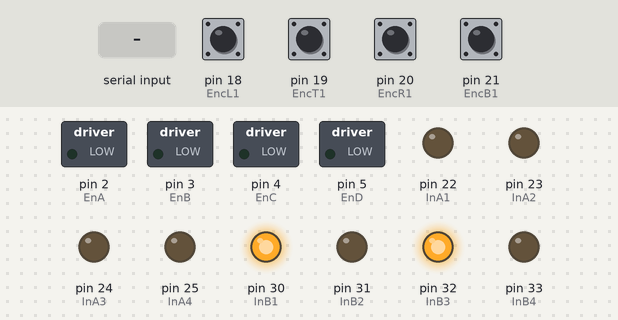
The sketch below on a simulated Arduino Mega 2560, built with avr-gcc and run on an emulated ATmega2560. Shown: switched loads named in the sketch (green lamp = pin HIGH), output pins drawn as LEDs (lit = HIGH). Inputs (shaded band) come from the test bench; at power-on: pin 18 (EncL1), pin 19 (EncT1), pin 20 (EncR1), pin 21 (EncB1) HIGH. What the sketch prints to the serial monitor is not drawn.

Above: at 1.2 s.
1.3 s: "90,45\n" received over Serial
At 1.8 s:
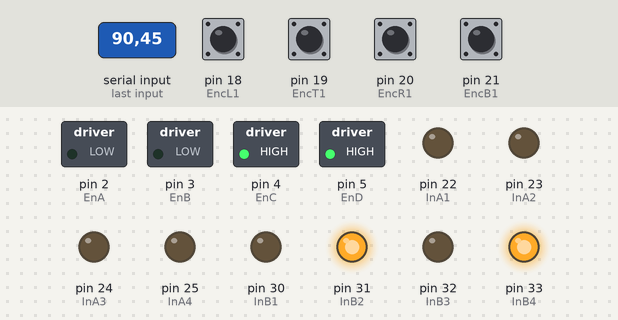
2.8 s: byte 10 ('\n') received over Serial
At 3.5 s:
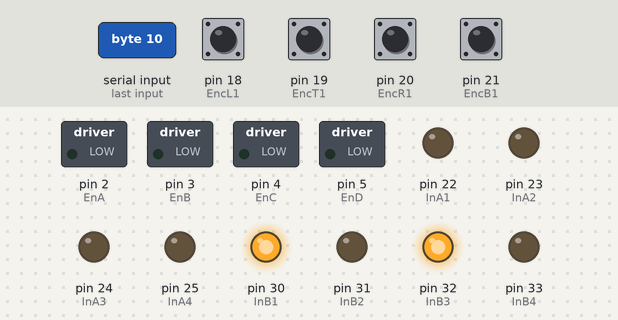
4.3 s: "5\n" received over Serial
At 5.5 s:
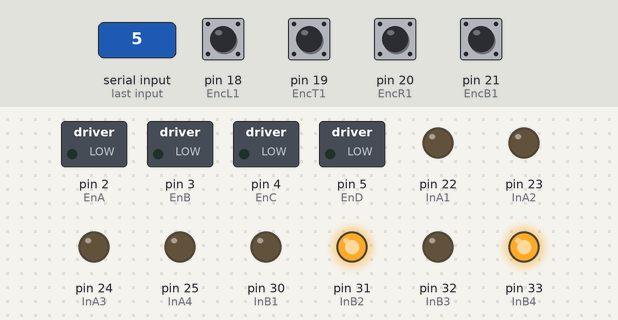
5.8 s: "30,150\n" received over Serial
At 6.4 s:
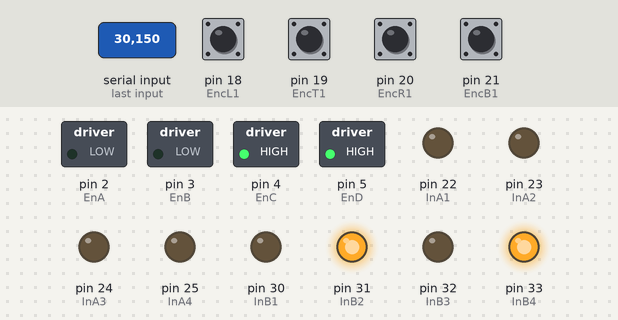
7.3 s: "90\n" received over Serial
At 8.0 s:
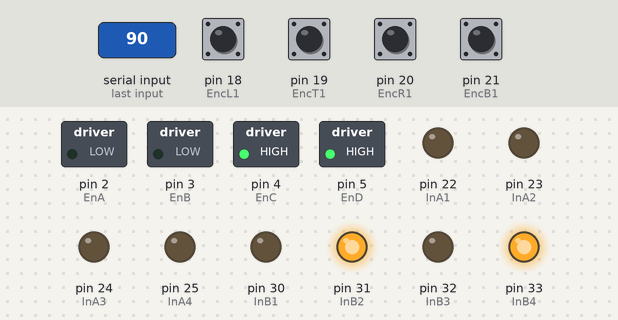
Timing chart, 0 to 9.8 s (numbered marks = the images above; inputs shaded):
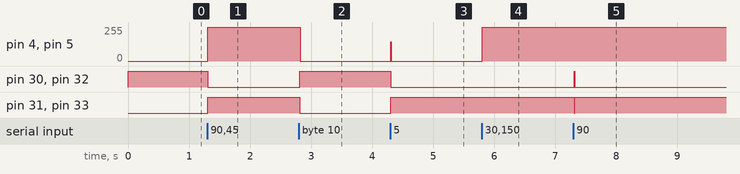

The sketch:

Omni_Drive.ino
```cpp
#include <PIDController.h>

volatile long int left_encoder_pos = 0;
volatile long int right_encoder_pos = 0;
volatile long int top_encoder_pos = 0;
volatile long int bottom_encoder_pos = 0;

PIDController pos_pid_left;
PIDController pos_pid_right;
PIDController pos_pid_top;
PIDController pos_pid_bottom;

unsigned int integerValue=0;  // Max value is 65535
char incomingByte;

//motor garbage
#define EnA 2
#define EnB 3
#define EnC 4
#define EnD 5

//top and bottom
#define InB1 30
#define InB2 31
#define InB3 32
#define InB4 33

//left and right
#define InA1 22
#define InA2 23
#define InA3 24
#define InA4 25

//encoder garbage
#define EncL1 18  //left motor
#define EncL2 40
#define EncT1 19  //top motor
#define EncT2 41
#define EncR1 20  //right motor
#define EncR2 42
#define EncB1 21  //bottom motor
#define EncB2 43

int leftSpeed = 255;
int rightSpeed = 255;
int topSpeed = 255;
int bottomSpeed = 255;

int wait = 1000;
int normalSpeed = 255;
int distance = 100;

void setup() {
  Serial.begin(9600);
  Serial.println("starting...");

  //initializing motors
  pinMode(EnA, OUTPUT);
  pinMode(EnB, OUTPUT);
  pinMode(EnC, OUTPUT);
  pinMode(EnD, OUTPUT);

  pinMode(InA1, OUTPUT);
  pinMode(InA2, OUTPUT);
  pinMode(InA3, OUTPUT);
  pinMode(InA4, OUTPUT);

  pinMode(InB1, OUTPUT);
  pinMode(InB2, OUTPUT);
  pinMode(InB3, OUTPUT);
  pinMode(InB4, OUTPUT);

  //initializing encoders
  pinMode(EncL1, INPUT);
  pinMode(EncL2, INPUT);

  pinMode(EncT1, INPUT);
  pinMode(EncT2, INPUT);

  pinMode(EncR1, INPUT);
  pinMode(EncR2, INPUT);

  pinMode(EncB1, INPUT);
  pinMode(EncB2, INPUT);

  attachInterrupt(digitalPinToInterrupt(EncL1), encCountL, RISING);
  attachInterrupt(digitalPinToInterrupt(EncT1), encCountT, RISING);
  attachInterrupt(digitalPinToInterrupt(EncR1), encCountR, RISING);
  attachInterrupt(digitalPinToInterrupt(EncB1), encCountB, RISING);

  pos_pid_left.begin();
  pos_pid_left.tune(100, 0, 2000);
  pos_pid_left.limit(-255, 255);

  pos_pid_right.begin();
  pos_pid_right.tune(100, 0, 2000);
  pos_pid_right.limit(-255, 255);

  pos_pid_top.begin();
  pos_pid_top.tune(100, 0, 2000);
  pos_pid_top.limit(-255, 255);

  pos_pid_bottom.begin();
  pos_pid_bottom.tune(100, 0, 2000);
  pos_pid_bottom.limit(-255, 255);
}

void loop() {
  //  This allows user to enter n number of encoder counts they want the robot to drive til
  //  We were going to convert this to distance in mm but didn't have the time

  // this is an example for top and bottom motors which control left and right movement
  // the same can be done for right and left motors

  if (Serial.available() > 0) {
    integerValue = 0;
    while(1) {
      incomingByte = Serial.read();
      if (incomingByte == '\n') break;
      if (incomingByte == -1) continue;
      integerValue *= 10;
      integerValue = ((incomingByte - 48) + integerValue);
      pos_pid_top.setpoint(integerValue);
      pos_pid_bottom.setpoint(integerValue);
    }
  }

  pos_pid_top.setpoint(integerValue);
  pos_pid_bottom.setpoint(integerValue);
  setPidsX();

  delay(10);
}

void setPidsY() {
  leftSpeed = pos_pid_left.compute(left_encoder_pos);
  rightSpeed = pos_pid_right.compute(right_encoder_pos);

  float avgYSpeed = (leftSpeed + rightSpeed)/2;

  if(avgYSpeed > 0) {
    setPosY();
    setSpeedY(avgYSpeed);
  }else{
    setNegY();
    setSpeedY(abs(avgYSpeed));
  }

  Serial.println(String(left_encoder_pos) + "   " + String(right_encoder_pos));
}

void setPidsX() {
  topSpeed = pos_pid_top.compute(top_encoder_pos);
  bottomSpeed = pos_pid_bottom.compute(bottom_encoder_pos);

  float avgXSpeed = (topSpeed + bottomSpeed)/2;

  if(avgXSpeed > 0) {
    setPosX();
    setSpeedX(avgXSpeed);
  }else{
    setNegX();
    setSpeedX(abs(avgXSpeed));
  }

  Serial.println(String(top_encoder_pos) + "   " + String(bottom_encoder_pos));
}

void encCountL(){
  if(digitalRead(EncL2) == HIGH){
    left_encoder_pos++;
  }else{
    left_encoder_pos--;
  }
}

void encCountR(){
  if(digitalRead(EncR2) == HIGH){
    right_encoder_pos++;
  }else{
    right_encoder_pos--;
  }
}

void encCountT(){
  if(digitalRead(EncT2) == HIGH){
    top_encoder_pos++;
  }else{
    top_encoder_pos--;
  }
}

void encCountB(){
  if(digitalRead(EncB2) == HIGH){
    bottom_encoder_pos++;
  }else{
    bottom_encoder_pos--;
  }
}

void setSpeedY(int power){
  if(power > 100){
    analogWrite(EnA, power);
    analogWrite(EnB, power);
  }else{
    digitalWrite(EnA, LOW);
    digitalWrite(EnB, LOW);
  }
}

void setSpeedX(int power){
  if(power > 100){
    analogWrite(EnC, power);
    analogWrite(EnD, power);
  }else{
    digitalWrite(EnC, LOW);
    digitalWrite(EnD, LOW);
  }
}

void setPosY(){
  //towards charging port
  digitalWrite(InA1, LOW);
  digitalWrite(InA2, HIGH);
  digitalWrite(InA3, HIGH);
  digitalWrite(InA4, LOW);
}

void setNegY(){
  //away from charging port
  digitalWrite(InA1, HIGH);
  digitalWrite(InA2, LOW);
  digitalWrite(InA3, LOW);
  digitalWrite(InA4, HIGH);
}

void setPosX(){
  //right
  digitalWrite(InB1, LOW);
  digitalWrite(InB2, HIGH);
  digitalWrite(InB3, LOW);
  digitalWrite(InB4, HIGH);
}

void setNegX(){
  //left
  digitalWrite(InB1, HIGH);
  digitalWrite(InB2, LOW);
  digitalWrite(InB3, HIGH);
  digitalWrite(InB4, LOW);
}

void stopMotors(){
  digitalWrite(InA1, LOW);
  digitalWrite(InA2, LOW);
  digitalWrite(InA3, LOW);
  digitalWrite(InA4, LOW);

  digitalWrite(InB1, LOW);
  digitalWrite(InB2, LOW);
  digitalWrite(InB3, LOW);
  digitalWrite(InB4, LOW);
}
```

Measured:
- after the input at 1.3 s, pin 4 (EnC), pin 5 (EnD): 0/255 → 255/255 at once; pin 30 (InB1), pin 32 (InB3): HIGH → LOW at once; pin 31 (InB2), pin 33 (InB4): LOW → HIGH at once
- after the input at 2.8 s, pin 4 (EnC), pin 5 (EnD): 255/255 → 0/255 at once; pin 30 (InB1), pin 32 (InB3): LOW → HIGH at once; pin 31 (InB2), pin 33 (InB4): HIGH → LOW at once
- after the input at 4.3 s, pin 4 (EnC), pin 5 (EnD): 0/255 → 145/255 at once, → 0/255 0.01 s later; pin 30 (InB1), pin 32 (InB3): HIGH → LOW at once; pin 31 (InB2), pin 33 (InB4): LOW → HIGH at once
- after the input at 5.8 s, pin 4 (EnC), pin 5 (EnD): 0/255 → 255/255 at once
- after the input at 7.3 s, pin 30 (InB1), pin 32 (InB3): LOW → HIGH at once, → LOW 0.01 s later; pin 31 (InB2), pin 33 (InB4): HIGH → LOW at once, → HIGH 0.01 s later
